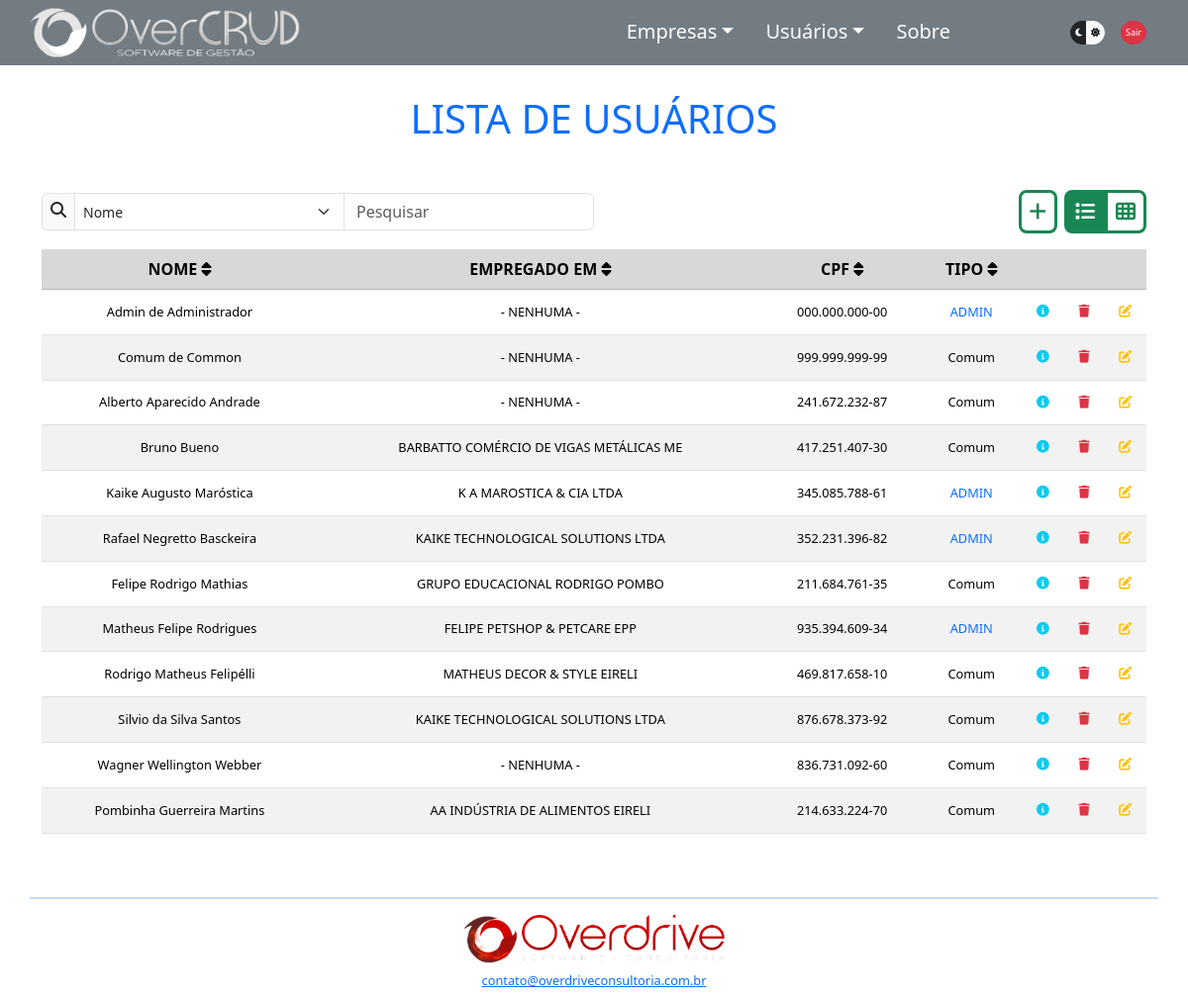
The page /usulista.php (signed in) on the database its author committed.
### tables this page shows
CREATE TABLE `usuarios` (
  `idusuario` int(11) NOT NULL AUTO_INCREMENT,
  `nome` varchar(64) DEFAULT NULL,
  `telefone` varchar(15) DEFAULT NULL,
  `cpf` varchar(14) DEFAULT NULL,
  `password` varchar(64) NOT NULL,
  `cnh` varchar(11) DEFAULT NULL,
  `carro` varchar(32) DEFAULT NULL,
  `tipo` tinyint(1) DEFAULT 0,
  `status` tinyint(1) DEFAULT 0,
  `idempregadoem` int(11) DEFAULT NULL,
  `idenderecousu` int(11) DEFAULT NULL,
  PRIMARY KEY (`idusuario`),
  KEY `idempregadoem` (`idempregadoem`),
  KEY `usuarios_ibfk_2` (`idenderecousu`),
  CONSTRAINT `usuarios_ibfk_1` FOREIGN KEY (`idempregadoem`) REFERENCES `empresas` (`idempresa`),
  CONSTRAINT `usuarios_ibfk_2` FOREIGN KEY (`idenderecousu`) REFERENCES `enderecos` (`idendereco`)
);

CREATE TABLE `empresas` (
  `idempresa` int(11) NOT NULL AUTO_INCREMENT,
  `nome` varchar(64) DEFAULT NULL,
  `telefone` varchar(15) DEFAULT NULL,
  `cnpj` varchar(18) DEFAULT NULL,
  `fantasia` varchar(64) DEFAULT NULL,
  `responsavel` varchar(64) DEFAULT NULL,
  `idenderecoemp` int(11) DEFAULT NULL,
  PRIMARY KEY (`idempresa`),
  KEY `empresas_ibfk_1` (`idenderecoemp`),
  CONSTRAINT `empresas_ibfk_1` FOREIGN KEY (`idenderecoemp`) REFERENCES `enderecos` (`idendereco`)
);

### resources/listas.php (called while the page is built, shortened)
<?php
$root = $_SERVER["DOCUMENT_ROOT"];
require_once "$root/OverCRUD-main/overcrud/resources/pathing.php";
require_once "$rootOvercrud/components/EmpresaDAO.php";
require_once "$rootOvercrud/components/UsuarioDAO.php";
$instanciaEmp = new Empresa();
$instanciaEmpDAO = new EmpresaDAO($instanciaEmp);
$listaEmp = $instanciaEmpDAO->listarEmpresas();
$instanciaUsu = new Usuario();
$instanciaUsuDAO = new UsuarioDAO($instanciaUsu);
$listaUsu = $instanciaUsuDAO->listarUsuarios();
$listaUsuAdmins = $instanciaUsuDAO->listarUsuariosAdm();
$listaUsuAtivos = $instanciaUsuDAO->listarUsuariosAtivos();

### components/ConexaoBD.php (called while the page is built, shortened)
<?php
class ConexaoBD
{
    public static function conectarBD()
    {
        $db_name = 'overcrud';
        $db_host = 'localhost';
        $db_user = 'root';
        $db_port = '3307';
        $db_password = '';
        $pdo = new PDO("mysql:dbname=$db_name;host=$db_host:$db_port", $db_user, $db_password);
        return $pdo;
    }
};

### components/UsuarioDAO.php (called while the page is built, shortened)
<?php
class UsuarioDAO
{
    public function listarUsuarios()
    {
        $sqlConsultaUsu = ConexaoBD::conectarBD()->query("SELECT * FROM usuarios");
        if ($sqlConsultaUsu->rowCount() > 0) {
            $listaUsu = $sqlConsultaUsu->fetchAll(PDO::FETCH_ASSOC);
            return $listaUsu;
        };
    }
    public function listarUsuariosAdm()
    {
        $sqlConsultaUsuAdmin = ConexaoBD::conectarBD()->query("SELECT * FROM usuarios WHERE tipo='1'");
        if ($sqlConsultaUsuAdmin->rowCount() > 0) {
            $listaUsuAdmins = $sqlConsultaUsuAdmin->fetchAll(PDO::FETCH_ASSOC);
            return $listaUsuAdmins;
        };
    }
    public function listarUsuariosAtivos()
    {
        $sqlConsultaUsuativos = ConexaoBD::conectarBD()->query("SELECT * FROM usuarios WHERE status='1'");
        if ($sqlConsultaUsuativos->rowCount() > 0) {
            $listaUsuAtivos = $sqlConsultaUsuativos->fetchAll(PDO::FETCH_ASSOC);
            return $listaUsuAtivos;
        };
    }
};

### components/EmpresaDAO.php (called while the page is built, shortened)
<?php
class EmpresaDAO
{
    public function listarEmpresas()
    {
        $sqlConsultaEmp = ConexaoBD::conectarBD()->query("SELECT * FROM empresas");
        if ($sqlConsultaEmp->rowCount() > 0) {
            $listaEmp = $sqlConsultaEmp->fetchAll(PDO::FETCH_ASSOC);
            return $listaEmp;
        };
    }
}

### usulista.php (the view, shortened to what this page needs)
<?php
require_once "./resources/pathing.php";
require_once "$rootOvercrud/validations/session_validation.php";
require_once "$rootOvercrud/resources/listas.php";
?>
<!DOCTYPE html>
<html lang="pt-br" data-bs-theme="dark">
<?php
require_once "$rootOvercrud/partials/head.php";
?>
<body>
    <div class="container">
        <div class="row" id="navbartop">
            <?php
            require_once "$rootOvercrud/partials/navbartop.php";
            ?>
        </div>
        <div class="row d-flex mt-5" id="appBody">
            <h1 class="text-center text-primary display-6 my-5">LISTA DE USUÁRIOS</h1>
            <?php require_once "$rootOvercrud/partials/searchbar.php" ?>
            <div class="" id="mostrartabela">
                <table id="tabelausuarios" class="table table-striped">
                    <tr class="table-secondary text-center">
                        <th onclick="ordenar(0)" class="tableheader">NOME <i class="fa-solid fa-sort"></i></th>
                        <th onclick="ordenar(1)" class="tableheader">EMPREGADO EM <i class="fa-solid fa-sort"></i></th>
                        <th onclick="ordenar(2)" class="tableheader">CPF <i class="fa-solid fa-sort"></i></th>
                        <th onclick="ordenar(3)" class="tableheader">TIPO <i class="fa-solid fa-sort"></i></th>
                        <th> </th>
                        <th class="<?= $linksAdm ?>"> </th>
                        <th class="<?= $linksAdm ?>"> </th>
                    </tr>
                    <?php foreach ($listaUsu as $usuario): ?>
                    <tr>
                        <td id="tr_nome"><?= $usuario['nome']; ?></td>
                        <td id="tr_empregado">
                            <?php
                                for ($i = 0; $i < count($listaEmp); $i++) {
                                    if ($usuario['idempregadoem'] == $listaEmp[$i]['idempresa']) {
                                        echo $listaEmp[$i]['nome'];
                                    };
                                };
                                ?>
                        </td>
                        <td id="tr_doc"><?= $usuario['cpf']; ?></td>
                        <td>
                            <?php
                                if ($usuario['tipo'] == "1") {
                                    echo "<div class='text-primary'>ADMIN</div>";
                                } else {
                                    echo "Comum";
                                }
                                ?>
                        </td>
                        <td>
                            <a class="modalanchor" data-bs-toggle="modal"
                                data-bs-target="#usumodal<?= $usuario['idusuario'] ?>">
                                <i class="fa-solid fa-circle-info text-info px-0 py-2" title="Detalhes"></i>
                            </a>
                        </td>
                        <td class="<?= $linksAdm ?>">
                            <a data-bs-toggle='modal' data-bs-target='#usudeletemodal<?= $usuario['idusuario'] ?>'>
                                <i class="fa-solid fa-trash px-0 py-2 text-danger" title="Deletar" id="deleteicon"></i>
                            </a>
                        </td>
                        <td class="<?= $linksAdm ?>">
                            <a href="usueditar.php?idusuario=<?= $usuario['idusuario']; ?>">
                                <i class="fa-solid fa-pen-to-square px-0 py-2 text-warning" title="Editar"></i>
                            </a>
                        </td>
                    </tr>
                    <?php endforeach; ?>
                </table>
            </div>
        </div>
        <?php
        require_once "$rootOvercrud/partials/footer.php";
        ?>
    </div>
</body>
</html>

### css/style.css (style rules this page uses)
body { min-width: 320px; }
td { text-align: center; vertical-align: middle; font-size: 0.8rem; }
.tableheader { cursor: pointer; }
#deleteicon { cursor: pointer; }

### rows shown on the page
usuarios: nome "Admin de Administrador", idempregadoem.nome "- NENHUMA -", cpf "000.000.000-00", tipo "ADMIN"
usuarios: nome "Comum de Common", idempregadoem.nome "- NENHUMA -", cpf "999.999.999-99", tipo "Comum"
usuarios: nome "Alberto Aparecido Andrade", idempregadoem.nome "- NENHUMA -", cpf "241.672.232-87", tipo "Comum"
usuarios: nome "Bruno Bueno", cpf "417.251.407-30", tipo "Comum"
empresas: nome "BARBATTO COMÉRCIO DE VIGAS METÁLICAS ME"
usuarios: nome "Kaike Augusto Maróstica", cpf "345.085.788-61", tipo "ADMIN"
empresas: nome "K A MAROSTICA & CIA LTDA"
usuarios: nome "Rafael Negretto Basckeira", idempregadoem.nome "KAIKE TECHNOLOGICAL SOLUTIONS LTDA", cpf "352.231.396-82", tipo "ADMIN"
usuarios: nome "Felipe Rodrigo Mathias", cpf "211.684.761-35", tipo "Comum"
empresas: nome "GRUPO EDUCACIONAL RODRIGO POMBO"
usuarios: nome "Matheus Felipe Rodrigues", cpf "935.394.609-34", tipo "ADMIN"
empresas: nome "FELIPE PETSHOP & PETCARE EPP"
usuarios: nome "Rodrigo Matheus Felipélli", cpf "469.817.658-10", tipo "Comum"
empresas: nome "MATHEUS DECOR & STYLE EIRELI"
usuarios: nome "Silvio da Silva Santos", idempregadoem.nome "KAIKE TECHNOLOGICAL SOLUTIONS LTDA", cpf "876.678.373-92", tipo "Comum"
usuarios: nome "Wagner Wellington Webber", idempregadoem.nome "- NENHUMA -", cpf "836.731.092-60", tipo "Comum"
usuarios: nome "Pombinha Guerreira Martins", cpf "214.633.224-70", tipo "Comum"
empresas: nome "AA INDÚSTRIA DE ALIMENTOS EIRELI"
